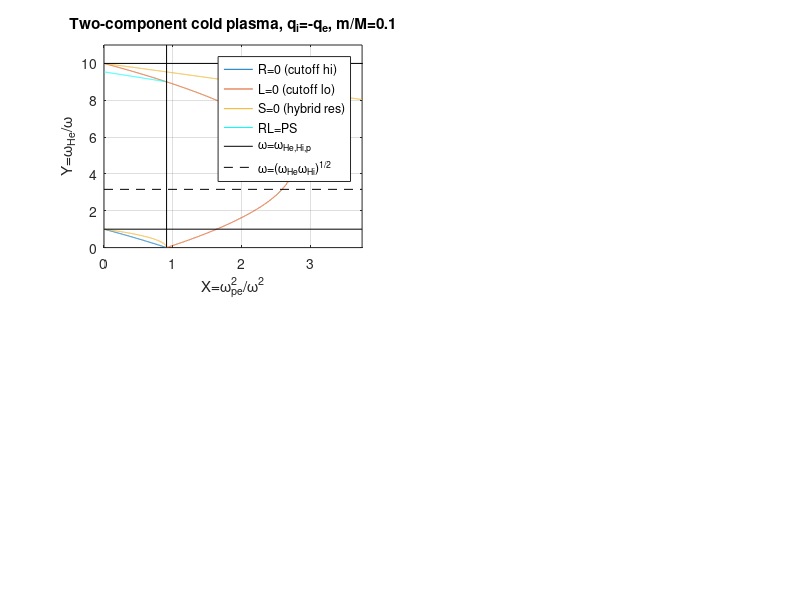

Write the MATLAB code that produced this figure. (Note: this script raises an error after producing the figure.)
function plotcma(mM,scale,xlim,ylim)
% PLOTCMA Plot the Clemmow-Mullaly-Allis diagram for cold 2-comp plasma
% Usage:
%  plotcma(mM,scale,xlim,ylim)
% Inputs:
%    mM -- mass ratio me/mi (default=0.1);
%    scale -- 'linear' (default) or 'log'
%    xlim,ylim -- the limits for the parameters X=Xe=wpe^2/w^2 and Y=Ye=wHe/w
% Outputs: none (except the plots)
% Plot #1 (upper left)  -- (X,Y) parameter plane with bounding lines
%    Click anywhere inside this subplot to see the information about the
%    refraction coefficient on other subplots.
% Plot #2 (lower left)  -- n(theta), the refraction coefficent
%    n is plotted for both modes for different angles.
%    B0 is vertical upward.
%    The red lines show the resonant angle (n=inf).
%    The cyan lines show the angle where the E polarization is changed.
%    The thick lines show CCW (right) polarization, thin lines are for CW.
%    Dashed lines are evanescent waves (n=in'), the imaginary part of n is
%    plotted.
% Plot #3 (lower right) -- phase velocity (divided by c)
%    1/n as a function of theta. The line styles mean the same as in the
%    plot for n.
% Plot #4 (upper right) -- E polarization
%    The plot location is chosen so that n and vph plots are close to each
%    other.
%    E=(Ex,i*Eyi,Ez) for exp(-i*w*t) time dependence, Ex,Eyi,Ez are real.
%    The polarization for each wave is vizualized as an ellipse and
%    a vector, with origin at the point in (nx,ny) plane.
%    The ellipses have horizontal semi-axis ~Ex, vertical ~Eyi.
%    The vectors have horizontal component ~Ex (same as for ellipse),
%    vertical ~Ez.
%    If the vector horizontal component is > 0, the wave is CCW (if <0, CW)
if nargin<1
    mM=0.1;
end
if nargin<2
    scale='linear';
end
if nargin==3
    error('Please specify both xlim and ylim');
end
if nargin<4
    if strcmp(scale,'linear')
        xlim=[0 (1+mM)/4/mM+1];
        ylim=[0 (1/mM)+1];
    else % 'log'
        xlim=[0.1 10/mM];
        ylim=[0.1 10/mM];
    end
end
subplot(2,2,1);
if strcmp(scale,'linear')
    x=[xlim(1):.001:xlim(2)]';
    y=[ylim(1):.001:ylim(2)]';
else % 'log'
    x=10.^[log10(xlim(1)):0.001:log10(xlim(2))]';
    y=10.^[log10(ylim(1)):0.001:log10(ylim(2))]';
end
%x=10.^[-1:.001:2]';
%y=10.^[-1:.001:2]';
%x=10.^[-.3:.001:.3]';
%y=10.^[0.7:.001:1.3]';
xmin=min(x); xmax=max(x);
ymin=min(y); ymax=max(y);
% S=(R+L)/2=0
xS=(1-y.^2).*(1-mM^2*y.^2)./(1-mM*y.^2)/(1+mM);
xS(find(real(xS)==0 | xS<xmin | xS>xmax))=nan;
% R=0 (R is the CCW dielectric constant)
xR=(1-y).*(1+mM*y)/(1+mM);
xR(find(xR<xmin | xR>xmax))=nan;
% L=0 (L is the CW dielectric constant)
xL=(1+y).*(1-mM*y)/(1+mM);
xL(find(xL<xmin | xL>xmax))=nan;
% RL=PS (P=1-Xe-Xi is the Ez dielectric constant)
%xN=(-y.^2*mM^2+(1+mM^2-mM))/mM/(1+mM);
yN=sqrt(1+1/mM^2-(1+x*(1+mM))/mM);
yN(find(x<xmin | x>1/(1+mM) | real(yN)==0))=nan;
plot([xR xL xS],y); grid on;
set(gca,'xscale',scale,'yscale',scale);
hold on
plot(x,yN,'c');
xlines=[[xmin xmax] nan [xmin xmax] nan [1 1]/(1+mM)];
ylines=[[1 1] nan [1 1]/mM nan [ymin ymax]];
plot(xlines,ylines,'k');
plot([xmin xmax],[1 1]/sqrt(mM),'k--');
legend('R=0 (cutoff hi)','L=0 (cutoff lo)',...
	'S=0 (hybrid res)','RL=PS',...
    '\omega=\omega_{He,Hi,p}',...
    '\omega=(\omega_{He}\omega_{Hi})^{1/2}');
set(gca,'xlim',[xmin xmax],'ylim',[ymin ymax]);
xlabel('X=\omega_{pe}^2/\omega^2');
ylabel('Y=\omega_{He}/\omega');
title(['Two-component cold plasma, q_i=-q_e, m/M=' num2str(mM)]);
hold off
while 1
    subplot(2,2,1);
    [X,Y]=ginput(1);
    if X<xmin | Y<ymin | X>xmax | Y>ymax
        break
    end
    [n2,s,c,res,thch,p,Ex,Eyi,Ez]=plotcma_coldplasma(X,Y,mM);
    n=sqrt(n2); n(find(n2<=0))=nan;
    nevan=sqrt(-n2); nevan(find(n2>=0))=nan;
	for iplot=3:4
    subplot(2,2,iplot);
    if iplot==4
        npower=-1;
        plot(s./n,c./n); axis equal; grid on;
        t='v_{ph}';
    else
        npower=1;
        plot(s.*n,c.*n); axis equal; grid on;
        t='n';
        hold on; plot(s.*nevan,c.*nevan,'--'); hold off;
    end
    % Note the polarization
    t3='';
	%p=Ex./Eyi;
    if ~all(isnan(p(1,:)))
        hold on
        for k=1:2
            if p(1,k)>0
                plot([0 0],n(1,k)^npower*[-1 1],'rx');
            else
                plot([0 0],n(1,k)^npower*[-1 1],'ro');
            end
        end
        %nRH=(p>0).*n;
        nRH=n;
        nRH(find(~(p>0)))=nan;
		if iplot==3
			plot(s.*nRH,c.*nRH,'linewidth',3);
		else
			plot(s./nRH,c./nRH,'linewidth',3);
		end
        hold off
        t3='; x,o - RH/LH (\theta=0)';
	end
    if ~isnan(res)
        hold on
        x1=get(gca,'xlim');
        y1=get(gca,'ylim');
        x=min(x1(2),y1(2)*tan(res));
        plot(x*[-1 1],x/tan(res)*[-1 1],'r');
        plot(x*[-1 1],x/tan(res)*[1 -1],'r');
        hold off
    end
    if ~isnan(thch)
        hold on
        x1=get(gca,'xlim');
        y1=get(gca,'ylim');
        x=min(x1(2),y1(2)*tan(thch));
        plot(x*[-1 1],x/tan(thch)*[-1 1],'c');
        plot(x*[-1 1],x/tan(thch)*[1 -1],'c');
        hold off
	end		
    P=abs(1-X*(1+mM));
    t2='';
    %if P>0
        hold on
        plot(P^(npower/2)*[-1 1],[0 0],'ro');
        hold off
        t2='; o - ordinary (\theta=\pi/2)';
    %end
    title([t ': X=' num2str(X) ', Y=' num2str(Y) t2 t3]);
	end % iplot
	
	% The polarization
	subplot(2,2,2);
	dth=20;
	ii=[0:dth:360-dth]+1;
	ellx=[]; elly=[]; vecx=[]; vecz=[];
	for k=1:2
		nx=s(ii,k).*n(ii,k); nx=nx(:);
		nz=c(ii,k).*n(ii,k); nz=nz(:);
		Exf=Ex(ii,k); Exf=Exf(:);
		Eyf=Eyi(ii,k); Eyf=Eyf(:);
		Ezf=Ez(ii,k); Ezf=Ezf(:);
		%quiver(nx,nz,Exf,Ezf,1);
		% Scaling: the length which must not be exceeded
		maxlen=min(sqrt(diff(nx).^2+diff(nz).^2));
		if isnan(maxlen)
			maxlen=min(sqrt(nx.^2+nz.^2));;
		end
		% The ellipses
		th=[0:5:360]*pi/180;
		ellipsex=(Exf*[cos(th) nan])'; ellipsex=ellipsex(:);
		ellipsey=(Eyf*[sin(th) nan])'; ellipsey=ellipsey(:);
		% Determine the scale at which the fields have to be drawn
		scale=0.5*maxlen/max([ellipsex;ellipsey]);
		nxm=meshgrid(nx,1:length(th)+1);
		nzm=meshgrid(nz,1:length(th)+1);
		vectorx=[nx nx+Exf*scale repmat(nan,size(nx))]';
		vectorz=[nz nz+Ezf*scale repmat(nan,size(nz))]';
		ellx=[ellx ellipsex*scale+nxm(:)];
		elly=[elly ellipsey*scale+nzm(:)];
		vecx=[vecx vectorx(:)];
		vecz=[vecz vectorz(:)];
	end
	plot(real(ellx),real(elly));
	hold on;
	plot(vecx,vecz);
	hold off;
	axis equal;
	title('Polarization: (x,y)-ellipse, (x,z)-vector');
end

%%%%%%%%%%%%%%%%%%%%%%%%%%%%%%%%%%%%%%%%%%%%%%%%%%%
% The internal version
%%%%%%%%%%%%%%%%%%%%%%%%%%%%%%%%%%%%%%%%%%%%%%%%%%%
function [n2,s,c,thres,thch,p,Ex,Eyi,Ez]=plotcma_coldplasma(X,Y,mM)
% COLDPLASMA Calculate the refraction coef. and fields
% Inputs:
%  X=wpe^2/w^2 where wpe is the electron plasma frequency;
%  Y=wHe/w where wHe is the electron gyrofrequency;
%  mM=m/M is the mass ratio of electron and positive singly charged ion.
% Ouputs:
%  n2 -- the square of the refraction coefficient (2D array, first index is
%        angle index, second is the mode);
%  s,c -- sin and cos of the angle between k and B (2D array of same size);
%  thres -- resonance angle
%  thch -- angle at which the polarization changes
%  p == i*Ex/Ey (polarization)
%  Ex, Eyi, Ez -- electric field normalized to |E|=1 (Eyi=Ey/i). All these
%                 are real.
th=meshgrid([0:360]'*pi/180,1:2)';
e=ones(size(th)); e(:,2)=-1;
s=sin(th);
c=cos(th);
P=1-X;
R=1-X/(1-Y);
L=1-X/(1+Y);
if mM>0
    P=P-mM*X;
    R=R-mM*X/(1+mM*Y);
    L=L-mM*X/(1-mM*Y);
end
S=(R+L)/2;
D=(R-L)/2;
A=S*s.^2+P*c.^2;
B=R*L*s.^2+P*S*(1+c.^2);
F=sqrt((R*L-P*S)^2*s.^4+4*P^2*D^2*c.^2);
n2=(B+e.*F)./(2*A);
% Discard evanescent waves
%n(find(real(n)==0))=nan;
% The resonance angle
t2=-P/S;
if t2>=0
    thres=atan(sqrt(t2));
	thch=nan;
else
    thres=nan;
	if (-t2)<=1
		thch=asin(sqrt(-t2));
	else
		thch=nan;
	end
end
% Polarization, iEx/Ey, =1 (RH) =-1 (LH)
p=(n2-S)./D;
p(find(n2<=0))=nan;
% Electric field components (unnormalized)
Ex1=n2-S;
Ex2=n2.*s.^2-P;
Ex=Ex1.*Ex2;
Eyi=D*Ex2; % =Ey/i
Ez=Ex1.*n2.*c.*s;
% Normalized
Ea=sqrt(Ex.^2+Eyi.^2+Ez.^2);
if any(Ea==0)
	error('Ea=0');
end
Ex=Ex./Ea; Eyi=Eyi./Ea; Ez=Ez./Ea;
% Make sure that Eyi>=0
sig=1-2*(Eyi<0);
Ex=Ex.*sig; Eyi=Eyi.*sig; Ez=Ez.*sig;

